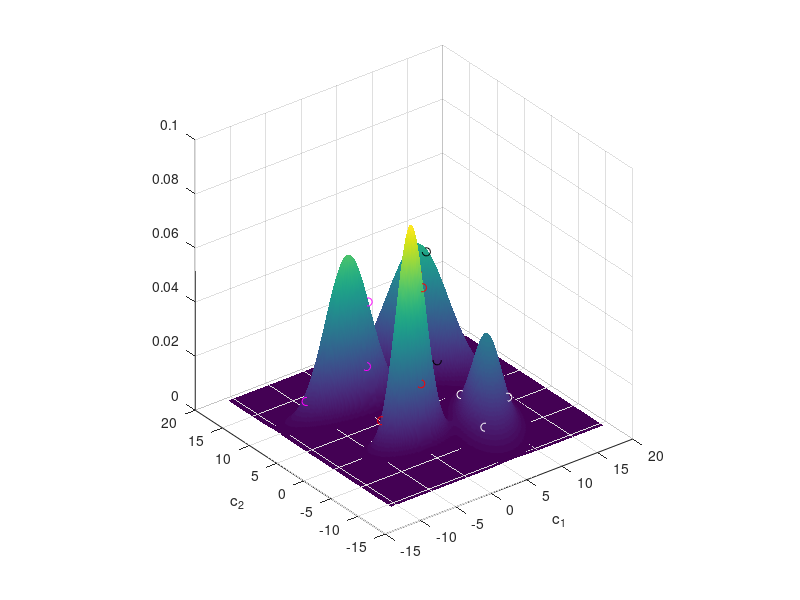
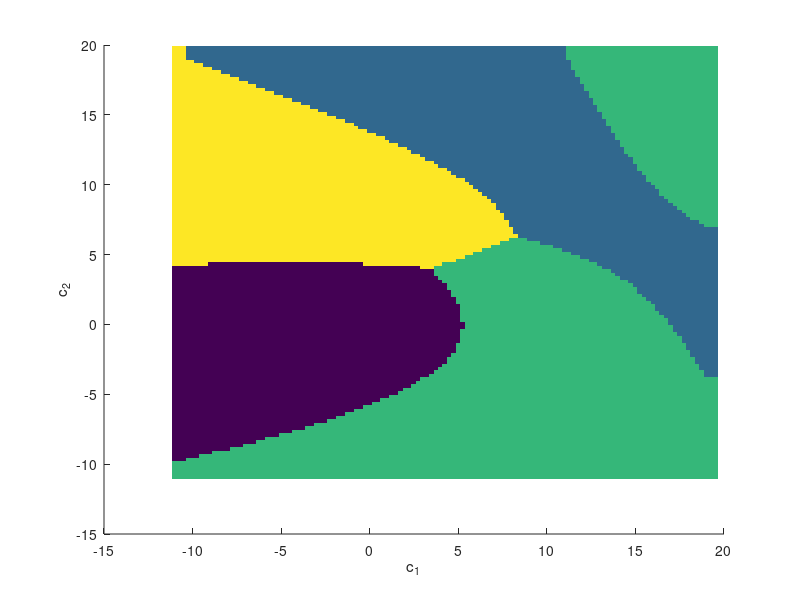

MATLAB code for these plots, in order:
clear;
load('data.mat');
N = 5;

%% a)
m1 = mean(k1, 2);
m2 = mean(k2, 2);
m3 = mean(k3, 2);
m4 = mean(k4, 2);

S1 = cov(k1')*(N-1)/N;
S2 = cov(k2')*(N-1)/N;
S3 = cov(k3')*(N-1)/N;
S4 = cov(k4')*(N-1)/N;

%% visual
mid = mean([m1, m2, m3, m4], 2);
x = mid(1)-15:0.1:mid(1)+15;
y = mid(2)-15:0.1:mid(2)+15;

[X, Y] = meshgrid(x, y);
F = mvnpdf([X(:), Y(:)], m1', S1);
F = F + mvnpdf([X(:), Y(:)], m2', S2);
F = F + mvnpdf([X(:), Y(:)], m3', S3);
F = F + mvnpdf([X(:), Y(:)], m4', S4);
F = reshape(F,length(x),length(y));

figure
surf(x, y, F, 'EdgeColor', 'None');
shading interp
hold on
axis square

plot3(k1(1,:), k1(2,:), mvnpdf(k1', m1', S1), 'ro');
plot3(k2(1,:), k2(2,:), mvnpdf(k2', m2', S2), 'ko');
plot3(k3(1,:), k3(2,:), mvnpdf(k3', m3', S3), 'wo');
plot3(k4(1,:), k4(2,:), mvnpdf(k4', m4', S4), 'mo');

xlabel('c_1');
ylabel('c_2');

%% b)
c = [[-2 2]
    [6 12]
    [5 -3]
    [-5 7]];

mvnpdf(c, m1', S1)
mvnpdf(c, m2', S2)
mvnpdf(c, m3', S3)
mvnpdf(c, m4', S4)

%% c)
mid = mean([m1, m2, m3, m4], 2);
x = mid(1)-15:0.25:mid(1)+15;
y = mid(2)-15:0.25:mid(2)+15;

[X, Y] = meshgrid(x, y);
F1 = reshape(mvnpdf([X(:), Y(:)], m1', S1),length(x), length(y));
F2 = reshape(mvnpdf([X(:), Y(:)], m2', S2),length(x), length(y));
F3 = reshape(mvnpdf([X(:), Y(:)], m3', S3),length(x), length(y));
F4 = reshape(mvnpdf([X(:), Y(:)], m4', S4),length(x), length(y));
F = cat(3, F1, F2, F3, F4);
[V, I] = max(F, [], 3);

figure
scatter(X(:), Y(:), 100, I(:), 's', 'fill');
xlabel('c_1');
ylabel('c_2');